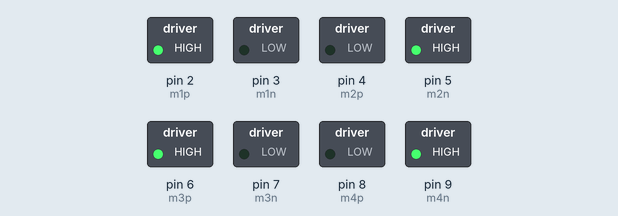
Bench run of a sketch on a simulated Arduino Uno, built with avr-gcc and run on an emulated ATmega328P. On the bench: switched loads named in the sketch (green lamp = pin HIGH).

Above: at 0.5 s.
At 2.5 s:
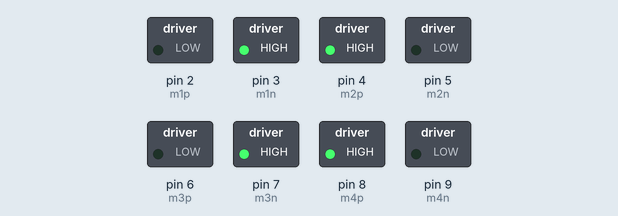
At 3.5 s:
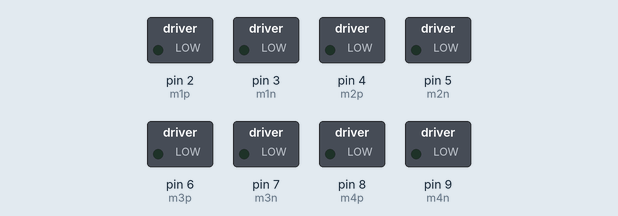
Timing chart, 0 to 5.2 s (numbered marks = the images above):
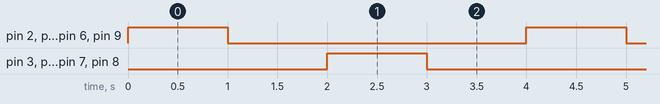

The sketch:

Motordriver_l298N.ino
```cpp
int m1p = 2;
int m1n = 3;
int m2p = 4;
int m2n = 5;
int m3p = 6;
int m3n = 7;
int m4p = 8;
int m4n = 9;

void Lfwd();
void Lbkwd();
void Rfwd();
void Rbkwd();
void Stop();


void setup() {
  // put your setup code here, to run once:
  pinMode(m1p, OUTPUT);
  pinMode(m1n, OUTPUT);
  pinMode(m2p, OUTPUT);
  pinMode(m2n, OUTPUT);
  pinMode(m3p, OUTPUT);
  pinMode(m3n, OUTPUT);
  pinMode(m4p, OUTPUT);
  pinMode(m4n, OUTPUT);
}

void loop() {
  // put your main code here, to run repeatedly:
  Lfwd();
  Rfwd();
  delay(1000);
  Stop();
  delay(1000);
  Lbkwd();
  Rbkwd();
  delay(1000);
  Stop();
  delay(1000);
}

void Lbkwd()
{
  //left forward
  digitalWrite(m1p, LOW);
  digitalWrite(m1n, HIGH);
  digitalWrite(m2p, HIGH);
  digitalWrite(m2n, LOW);
}
void Lfwd()
{
  //left back
  digitalWrite(m1p, HIGH);
  digitalWrite(m1n, LOW);
  digitalWrite(m2p, LOW);
  digitalWrite(m2n, HIGH);
}
void Rbkwd()
{
  //right forwar
  digitalWrite(m3p, LOW);
  digitalWrite(m3n, HIGH);
  digitalWrite(m4p, HIGH);
  digitalWrite(m4n, LOW);
}
void Rfwd()
{
  //right backward
  digitalWrite(m3p, HIGH);
  digitalWrite(m3n, LOW);
  digitalWrite(m4p, LOW);
  digitalWrite(m4n, HIGH);
}
void Stop()
{
  //left stop
  digitalWrite(m1p, LOW);
  digitalWrite(m1n, LOW);
  digitalWrite(m2p, LOW);
  digitalWrite(m2n, LOW);
  //right stop
  digitalWrite(m3p, LOW);
  digitalWrite(m3n, LOW);
  digitalWrite(m4p, LOW);
  digitalWrite(m4n, LOW);
}
```

Measured:
- by itself, pin 2 (m1p), pin 3 (m1n), pin 4 (m2p), pin 5 (m2n), pin 6 (m3p), pin 7 (m3n), pin 8 (m4p), pin 9 (m4n): alternates HIGH for 1.0 s and LOW for 3.0 s
- by itself, everything shown: repeats every 4.0 s, in 4 steps
